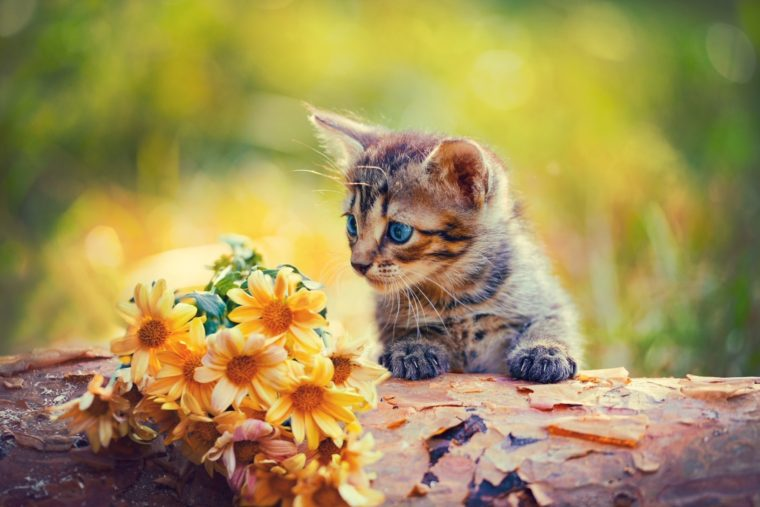
%> input picture figures/kitten.jpg, 760 x 507 px
$ octave hw1_rectangular.m   (GNU Octave 9; MATLAB toolbox functions it lacks are replaced by stand-ins)
%> lines starting %> are read from the running program, lines starting %| are printed output that depends on the picture
clear
%The Main Part
% the path to dataset and specifically to images
dataset = 'C:\Users\Сержан\Desktop\Lessons\DIP Digital Image Processing\hw1\dataset\';
images = dir('C:\Users\Сержан\Desktop\Lessons\DIP Digital Image Processing\hw1\dataset/*.jpg');
%the target image is chosen here
target = imread('kitten.jpg');
%> target is the input picture: size 507x760x3 uint8; mean R, G, B 161.5, 144.1, 85.8

%then the original image is divided into uniform rectangular grids
target = imresize(target, [500 500],'bicubic');
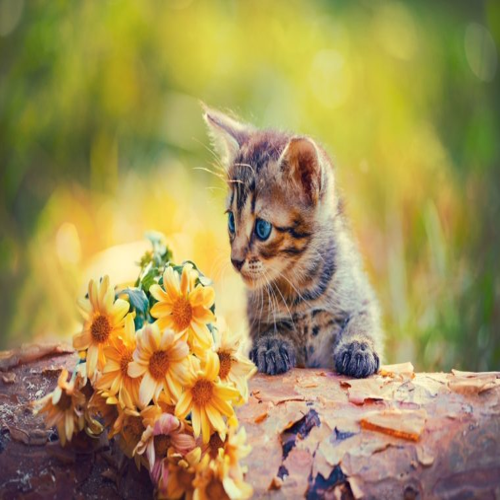
%> target: size 500x500x3 uint8; mean R, G, B 161.5, 144.1, 85.8
original = target;

error = 1e100; % the error (difference of values: euclidean distance) was chosen randomly,
% later in loops it would be easily changed
% adjust the size of patch
h = 7;
w = 7;

% Here initially empty matrix is created later to fullfill it with ave rgb
% values of pictures

part = zeros(3,length(images));
for n = 1:1:length(images)
    value = imread([dataset,images(n).name]);
    part(1,n)=sum(sum(value(:,:,1)))/((size(value,1)*size(value,2)));
    part(2,n)=sum(sum(value(:,:,2)))/((size(value,1)*size(value,2)));
    part(3,n)=sum(sum(value(:,:,3)))/((size(value,1)*size(value,2)));
end

if mod(size(target,1),h)~=0
    val_1 = floor(size(target,1)/(h))+1;
%> val_1 = 72
else
    val_1 = size(target,1)/(h);
end

if mod(size(target,1),w)~=0
    val_2 = floor(size(target,1)/(w))+1;
%> val_2 = 72
else
    val_2 = size(target,1)/(w);
end

for t = 1:1:val_1
    for t2 = 1:1:val_2

        x_val = 1+(t2-1)*w;
%> x_val = 1
        y_val = 1+(t-1)*h;
%> y_val = 1
        R_ave = double(0.0);
        G_ave = double(0.0);
        B_ave = double(0.0);
        counter=0;
        for y1 = 0:1:h
            for x1 = 0:1:w
                try
                    if (y_val+y1)>size(original,1)
                        continue
                    end
                    if (x_val+x1)>size(original,2)
                        continue
                    end
                R_ave = R_ave+double(original(y_val+y1,x_val+x1,1));
                G_ave = G_ave+double(original(y_val+y1,x_val+x1,2));
                B_ave = B_ave+double(original(y_val+y1,x_val+x1,3));
                counter=counter+1;
                catch
                    continue
                end
            end
        end
%> after the loop, B_ave = 4517; G_ave = 7033; R_ave = 6700; counter = 64
            R_ave=R_ave/counter;
%> R_ave = 104.7
            G_ave=G_ave/counter;
%> G_ave = 109.9
            B_ave=B_ave/counter;
%> B_ave = 70.58

            for i = 1:1:length(images)
                x_dif = (R_ave-part(1,i))^2;
                y_dif = (G_ave-part(2,i))^2;
                z_dif = (B_ave-part(3,i))^2;
                obtained_error = (x_dif+y_dif+z_dif);
                if(error>obtained_error)
                    error = obtained_error;
                    index = i;
                end
            end
%> after the loop, error = 1e+100

%> (the run ends here)

$ run again, with figures/girl.jpg copied over figures/kitten.jpg
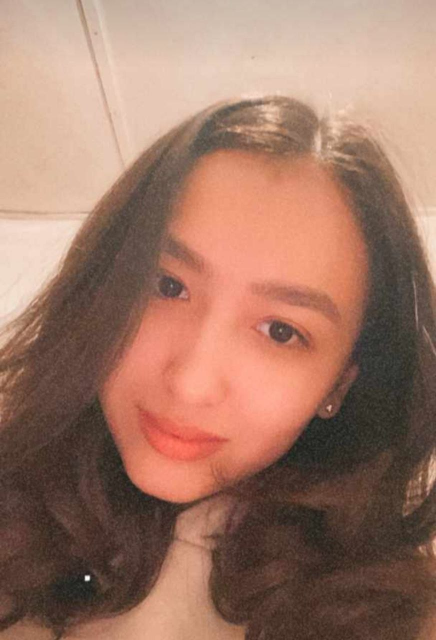
%> input picture figures/girl.jpg, 872 x 1280 px (shown at 1/2 size)
%> target is the input picture: size 1280x872x3 uint8; mean R, G, B 159.5, 119.5, 102.3
%> `target = imresize(target, [500 500],'bicubic');`:
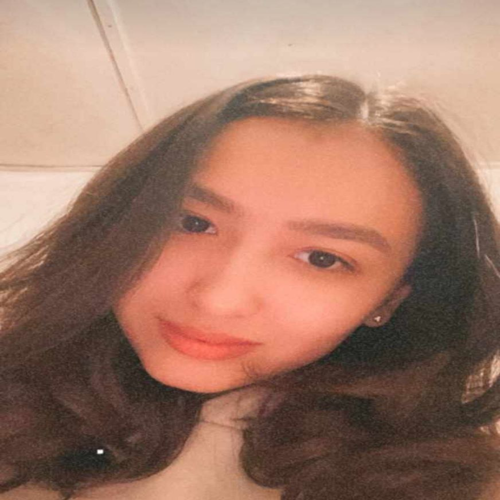
%> target: size 500x500x3 uint8; mean R, G, B 159.5, 119.5, 102.3
%> after the loop `for y1 = 0:1:h`: B_ave = 9880; G_ave = 10776; R_ave = 12568; counter = 64
%> `R_ave=R_ave/counter;`: R_ave = 196.4
%> `G_ave=G_ave/counter;`: G_ave = 168.4
%> `B_ave=B_ave/counter;`: B_ave = 154.4
%> after the loop `for i = 1:1:length(images)`: error = 1e+100
